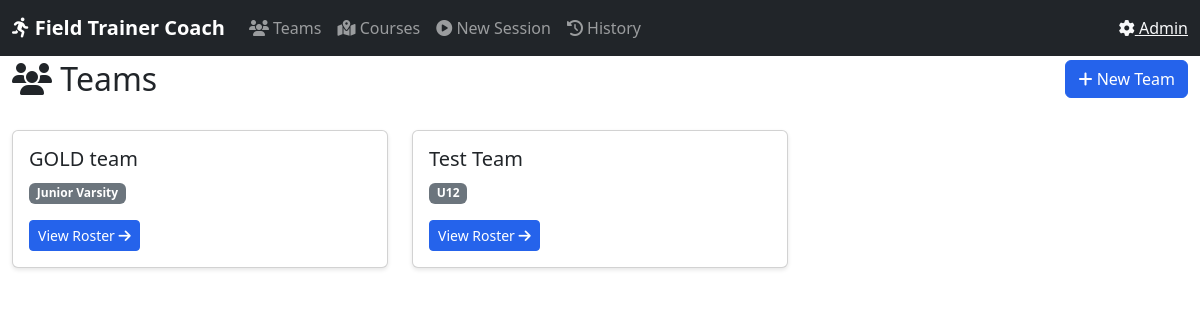
The page /teams on the database its author committed.
### tables this page shows
CREATE TABLE teams (
                    team_id TEXT PRIMARY KEY,
                    name TEXT NOT NULL UNIQUE,
                    age_group TEXT,
                    created_at TIMESTAMP DEFAULT CURRENT_TIMESTAMP,
                    updated_at TIMESTAMP DEFAULT CURRENT_TIMESTAMP
                );

### coach_interface.py (the view)
@app.route("/")
@app.route("/teams")
def index():
    teams = db.get_all_teams()
    return render_template('team_list.html', teams=teams)

### field_trainer/db_manager.py (called while the page is built)
    @contextmanager
    def get_connection(self):
        conn = sqlite3.connect(self.db_path)
        conn.row_factory = sqlite3.Row  # Enable dict-like access
        try:
            yield conn
            conn.commit()
        except Exception:
            conn.rollback()
            raise
        finally:
            conn.close()

    def get_all_teams(self) -> List[Dict[str, Any]]:
        with self.get_connection() as conn:
            rows = conn.execute('SELECT * FROM teams ORDER BY name').fetchall()
            return [dict(row) for row in rows]

### templates/coach/team_list.html (shortened to what this page needs)
{% extends "base.html" %}
{% block content %}
<div class="row mb-4">
    <div class="col-md-8">
        <h2><i class="fas fa-users"></i> Teams</h2>
    </div>
    <div class="col-md-4 text-end">
        <a href="{{ url_for('create_team') }}" class="btn btn-primary">
            <i class="fas fa-plus"></i> New Team
        </a>
    </div>
</div>
<div class="row">
    {% if teams %}
        {% for team in teams %}
        <div class="col-md-6 col-lg-4 mb-3">
            <div class="card">
                <div class="card-body">
                    <h5 class="card-title">{{ team.name }}</h5>
                    <p class="card-text text-muted">
                        {% if team.age_group %}
                            <span class="badge bg-secondary">{{ team.age_group }}</span>
                        {% endif %}
                    </p>
                    <a href="{{ url_for('team_detail', team_id=team.team_id) }}" class="btn btn-sm btn-primary">
                        View Roster <i class="fas fa-arrow-right"></i>
                    </a>
                </div>
            </div>
        </div>
        {% endfor %}
    {% else %}
        <div class="col-12">
            <div class="alert alert-info">
                <i class="fas fa-info-circle"></i> No teams yet. Create your first team to get started!
            </div>
        </div>
    {% endif %}
</div>
{% endblock %}

### templates/coach/base.html (style rules this page uses)
:root { --primary: #2563eb; --success: #16a34a; --warning: #ea580c; --danger: #dc2626; }
body { padding-top: 60px; }
.card { box-shadow: 0 2px 4px rgba(0,0,0,0.1); margin-bottom: 20px; }
.btn-primary { background-color: var(--primary); border-color: var(--primary); }

### rows shown on the page
teams: name "GOLD team", age_group "Junior Varsity"
teams: name "Test Team", age_group "U12"
